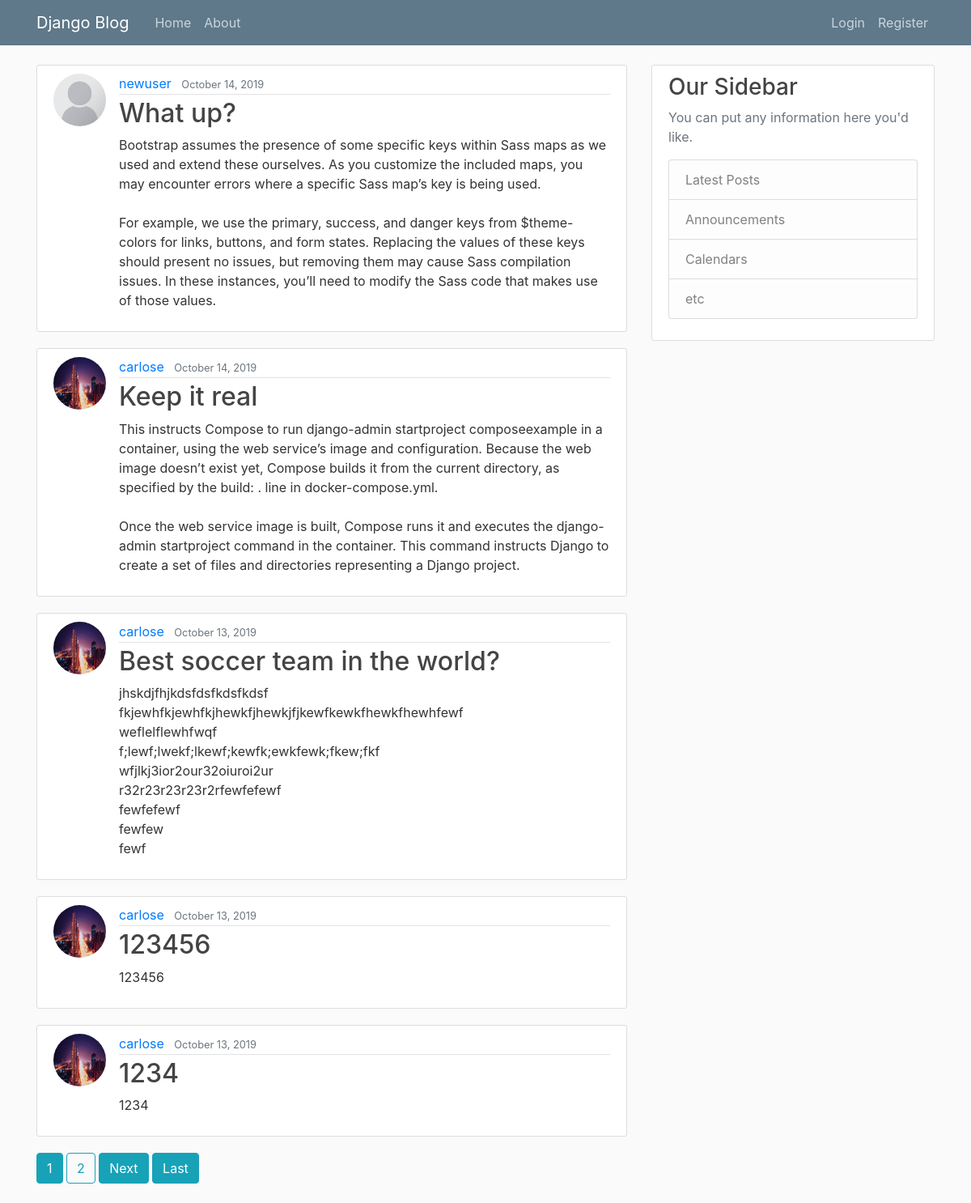
The page / on the database its author committed.
### blog/models.py (models this page shows, shortened)
class Post(models.Model):
    title = models.CharField(max_length=100)
    content = models.TextField()
    date_posted = models.DateTimeField(default=timezone.now)
    author = models.ForeignKey(User, on_delete=models.CASCADE)

### users/models.py (models this page shows, shortened)
class Profile(models.Model):
    user = models.OneToOneField(User, on_delete=models.CASCADE)
    image = models.ImageField(default='default.jpg',upload_to='profile_pics')

### blog/views.py (the view)
# urls.py: path('', PostListView.as_view(), name='blog-home'),
class PostListView(ListView):
    model = Post
    template_name = 'blog/home.html'
    context_object_name = 'posts'
    ordering = ['-date_posted']
    paginate_by = 5

### blog/templates/blog/home.html (shortened to what this page needs)
{% extends "blog/base.html" %}
{% block content %}
    {% for post in posts %}
    <article class="media content-section">
    <img class="rounded-circle article-img" src="{{ post.author.profile.image.url }}"></img>
            <div class="media-body">
              <div class="article-metadata">
                <a class="mr-2" href="{% url 'user-posts' post.author.username %}">{{ post.author }}</a>
                <small class="text-muted">{{ post.date_posted|date:"F d, Y" }}</small>
              </div>
              <h2><a class="article-title" href="{% url 'post-detail' post.id %}">{{ post.title }}</a></h2>
              <p class="article-content">{{ post.content }}</p>
            </div>
          </article>
    {% endfor %}
    {% if is_paginated %}
      {% for num in page_obj.paginator.page_range %}
        {% if page_obj.number == num %}
            <a class="btn btn-info mb-4" href="?page={{ num }}">{{ num }}</a>
        {% elif num > page_obj.number|add:'-3' and num < page_obj.number|add:'3' %}
            <a class="btn btn-outline-info mb-4" href="?page={{ num }}">{{ num }}</a>
        {% endif %}
      {% endfor %}
        {% if page_obj.has_next %}
          <a class="btn btn-info mb-4" href="?page={{page_obj.next_page_number}}">Next</a>
          <a class="btn btn-info mb-4" href="?page={{ page_obj.paginator.num_pages }}">Last</a>
        {% endif %}
    {% endif %}
{% endblock content%}

### blog/templates/blog/base.html (shortened to what this page needs)
{% load static %}
<!doctype html>
<html lang="en">
  <head>
    <link rel="stylesheet" href="https://stackpath.bootstrapcdn.com/bootstrap/4.3.1/css/bootstrap.min.css">
    <link rel="stylesheet" type="text/css" href="{% static 'blog/main.css' %}">
  </head>
  <body>
<header class="site-header">
        <nav class="navbar navbar-expand-md navbar-dark bg-steel fixed-top">
          <div class="container">
            <a class="navbar-brand mr-4" href="{% url 'blog-home'%}">Django Blog</a>
            <div class="collapse navbar-collapse" id="navbarToggle">
              <div class="navbar-nav mr-auto">
                <a class="nav-item nav-link" href="{% url 'blog-home'%}">Home</a>
                <a class="nav-item nav-link" href="{% url 'blog-about'%}">About</a>
              </div>
              <div class="navbar-nav">
              {% if user.is_authenticated %}
                <a class="nav-item nav-link" href="{% url 'post-create'%}">New Post</a>
                <a class="nav-item nav-link" href="{% url 'profile'%}">Profile</a>
                <a class="nav-item nav-link" href="{% url 'logout'%}">Logout</a>
              {% else %}
                <a class="nav-item nav-link" href="{% url 'login'%}">Login</a>
                <a class="nav-item nav-link" href="{% url 'register'%}">Register</a>
              {% endif %}
              </div>
            </div>
          </div>
        </nav>
      </header>
      <main role="main" class="container">
            <div class="row">
              <div class="col-md-8">
                {% block content %}{% endblock %}
              </div>
              <div class="col-md-4">
                <div class="content-section">
                  <h3>Our Sidebar</h3>
                  <p class='text-muted'>You can put any information here you'd like.
                    <ul class="list-group">
                      <li class="list-group-item list-group-item-light">Latest Posts</li>
                      <li class="list-group-item list-group-item-light">Announcements</li>
                      <li class="list-group-item list-group-item-light">Calendars</li>
                      <li class="list-group-item list-group-item-light">etc</li>
                    </ul>
                  </p>
                </div>
              </div>
            </div>
          </main>
  </body>
</html>

### blog/static/blog/main.css (style rules this page uses)
body { background: #fafafa; color: #333333; margin-top: 5rem; }
h1, h2, h3, h4, h5, h6 { color: #444444; }
ul { margin: 0; }
.bg-steel { background-color: #5f788a; }
.site-header .navbar-nav .nav-link { color: #cbd5db; }
.content-section { background: #ffffff; padding: 10px 20px; border: 1px solid #dddddd; border-radius: 3px; margin-bottom: 20px; }
.article-title { color: #444444; }
.article-content { white-space: pre-line; }
.article-img { height: 65px; width: 65px; margin-right: 16px; }
.article-metadata { padding-bottom: 1px; margin-bottom: 4px; border-bottom: 1px solid #e3e3e3 }

### rows shown on the page
Post: author.profile.image (placeholder picture), author "newuser", date_posted "October 14, 2019", title "What up?", content "Bootstrap assumes the presence of some specific keys within Sass maps as we used and extend these ourselves. As you customize the included maps, you may encounter errors where a specific Sass map’s key is being used. For example, we use the primary, success, and danger keys from $theme-colors for links, buttons, and form states. Replacing the values of these keys should present no issues, but removing them may cause Sass compilation issues. In these instances, you’ll need to modify the Sass code that makes use of those values."
Post: author.profile.image (picture), author "carlose", date_posted "October 14, 2019", title "Keep it real", content "This instructs Compose to run django-admin startproject composeexample in a container, using the web service’s image and configuration. Because the web image doesn’t exist yet, Compose builds it from the current directory, as specified by the build: . line in docker-compose.yml. Once the web service image is built, Compose runs it and executes the django-admin startproject command in the container. This command instructs Django to create a set of files and directories representing a Django project."
Post: author.profile.image (picture), author "carlose", date_posted "October 13, 2019", title "Best soccer team in the world?", content "jhskdjfhjkdsfdsfkdsfkdsf fkjewhfkjewhfkjhewkfjhewkjfjkewfkewkfhewkfhewhfewf weflelflewhfwqf f;lewf;lwekf;lkewf;kewfk;ewkfewk;fkew;fkf wfjlkj3ior2our32oiuroi2ur r32r23r23r23r2rfewfefewf fewfefewf fewfew fewf"
Post: author.profile.image (picture), author "carlose", date_posted "October 13, 2019", title "123456", content "123456"
Post: author.profile.image (picture), author "carlose", date_posted "October 13, 2019", title "1234", content "1234"

### other values the page prints
{{ num }} "1"
{{ num }} "2"
